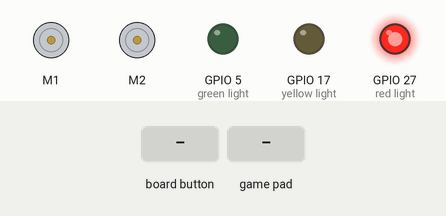
Simulated run of this program. Board: Raspberry Pi (BCM pin numbers) with an Explorer HAT. On the bench: 2 × DC motor (green arrow = forward, orange = backward, longer = faster), output pins drawn as LEDs (lit = HIGH). The test bench sets the inputs (shaded band). Motors are numbered in the order the program creates them (left before right in a Robot).

Above: at 1.2 s.
1.3 s: button 1 pressed
At 3.5 s:
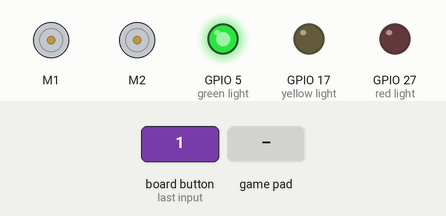
3.8 s: game-controller BTN LEFT pressed
At 3.9 s:
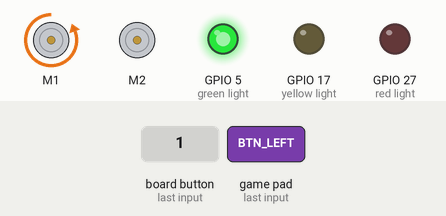
5.5 s: game-controller BTN RIGHT pressed
At 5.6 s:
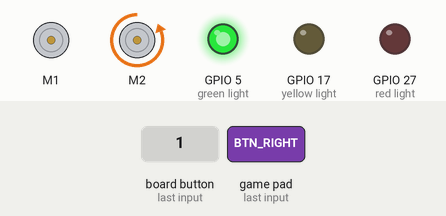
7.2 s: game-controller BTN UP pressed
At 7.3 s:
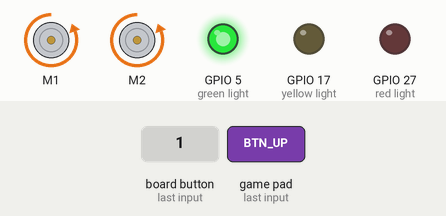
8.9 s: game-controller BTN DOWN pressed
At 9.0 s:
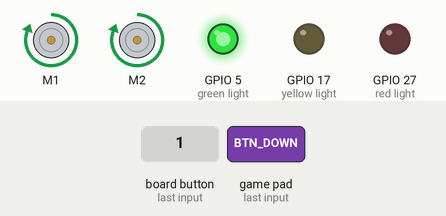
10.6 s: game-controller BTN LEFT pressed
At 11.2 s:
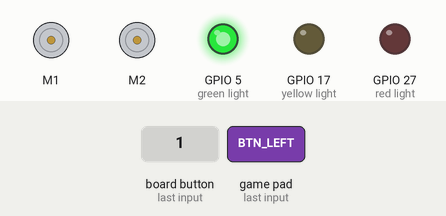
Timing chart, 0 to 13.3 s (numbered marks = the images above; inputs shaded):
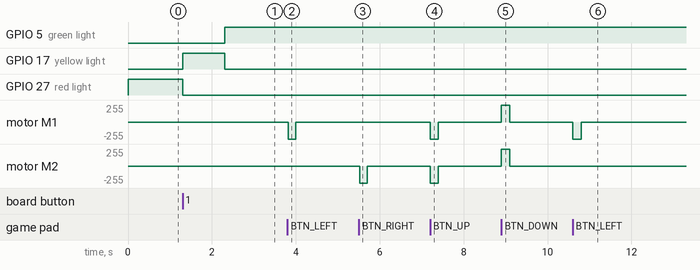

Measured:
- after the input at 1.3 s, GPIO 5 (green light): LOW → HIGH after 1.0 s; GPIO 17 (yellow light): LOW → HIGH at once, → LOW 1.0 s later; GPIO 27 (red light): HIGH → LOW at once
- after the input at 3.8 s, motor M1: stopped → backward 255/255 at once, → stopped 0.18 s later
- after the input at 5.5 s, motor M2: stopped → backward 255/255 at once, → stopped 0.18 s later
- after the input at 7.2 s, motor M1, motor M2: stopped → backward 255/255 at once, → stopped 0.20 s later
- after the input at 8.9 s, motor M1, motor M2: stopped → forward 255/255 at once, → stopped 0.20 s later
- after the input at 10.6 s, motor M1: stopped → backward 255/255 at once, → stopped 0.20 s later

The program:

explorerhat-wiimote.py
```python
#
# explorerhat-wiimote.py
#
# Use a Wiimote to control LEDs and motors via an ExplorerHAT for Raspberry Pi
#
# In this example, the right side motor is connected to motor 1 and the left to motor 2
# Currently the script allows explicit connection and disconnection of the Wiimote, but unexpected
# disconnection might leave things in a strange state.

import cwiid
import explorerhat
import time

# Define speeds for ExplorerHAT - when mounted on the STS-PI, 100 is actually backwards, with -100 forwards
forwards = -100
backwards = 100
stopped = 0

# This method is called when the button 1 on the ExplorerHAT is pressed
def handleConnectBtnPress(channel, event):
    global attemptingConnection
    global wiimote

    # Only attempt to connect if we aren't already connected, and not trying to connect
    if (wiimote == None and attemptingConnection == False):

        attemptingConnection = True
        explorerhat.light.green.off()
        explorerhat.light.red.off()
        explorerhat.light.yellow.pulse(0, 0, 1, 1)
        try:
            wiimote=cwiid.Wiimote()
            wiimote.rpt_mode = cwiid.RPT_BTN
            explorerhat.light.green.on()
            explorerhat.light.yellow.off()
            wiimote.led = 1
        except RuntimeError:
            explorerhat.light.red.on()
            explorerhat.light.yellow.off()

        attemptingConnection = False


# Setup initial states
explorerhat.light.green.off()
explorerhat.light.yellow.off()
explorerhat.light.red.on()

wiimote = None
attemptingConnection = False
explorerhat.touch.one.pressed(handleConnectBtnPress)

button_delay = 0.2

while True:
    if (wiimote != None):
        buttons = wiimote.state['buttons']

        # If Plus and Minus buttons pressed
        # together then rumble and disconnect Wiimote.
        if (buttons - cwiid.BTN_PLUS - cwiid.BTN_MINUS == 0):
            explorerhat.light.green.off()
            explorerhat.light.red.on()
            wiimote.rumble = 1
            time.sleep(1)
            wiimote.rumble = 0
            wiimote.close()
            wiimote = None

        # Turn left - (engage right motor only)
        if (buttons & cwiid.BTN_LEFT):
            explorerhat.motor.one.speed(forwards)
            time.sleep(button_delay)
            explorerhat.motor.one.speed(stopped)

        # Turn right - (engage left motor only)
        if(buttons & cwiid.BTN_RIGHT):
            explorerhat.motor.two.speed(forwards)
            time.sleep(button_delay)
            explorerhat.motor.two.speed(stopped)

        # Go forward - (engage both motors)
        if (buttons & cwiid.BTN_UP):
            explorerhat.motor.one.speed(forwards)
            explorerhat.motor.two.speed(forwards)
            time.sleep(button_delay)
            explorerhat.motor.one.speed(stopped)
            explorerhat.motor.two.speed(stopped)

        # Go backwards - (engage both motors in reverse)
        if (buttons & cwiid.BTN_DOWN):
            explorerhat.motor.one.speed(backwards)
            explorerhat.motor.two.speed(backwards)
            time.sleep(button_delay)
            explorerhat.motor.one.speed(stopped)
            explorerhat.motor.two.speed(stopped)

    else:
        time.sleep(0.1)
```
